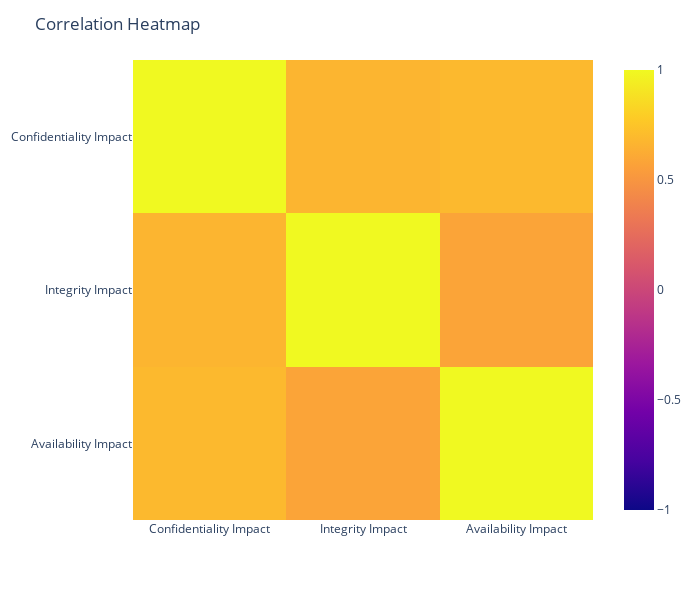

The cell this chart's notebook holds for it:
### Code cell
dt_analyzer.check_correlation(processed_df, "ConfidentialityImpactNumeric", "IntegrityImpactNumeric")
column_display_info = [
    {"column_name": "ConfidentialityImpactNumeric", "display_name": "Confidentiality Impact"},
    {"column_name": "IntegrityImpactNumeric", "display_name": "Integrity Impact"},
    {"column_name": "AvailabilityImpactNumeric", "display_name": "Availability Impact"}
]
dt_analyzer.show_correlation_matrix_heatmap(processed_df, column_display_info, 700, 600)

### Figure 1 — Plotly figure (JSON) as saved in the notebook; plotly's stock layout.template omitted (floating-point values rounded to 4 significant figures)
{"data": [{"coloraxis": "coloraxis", "hovertemplate": "x: %{x}<br>y: %{y}<br>color: %{z}<extra></extra>", "name": "0", "type": "heatmap", "x": ["Confidentiality Impact", "Integrity Impact", "Availability Impact"], "xaxis": "x", "y": ["Confidentiality Impact", "Integrity Impact", "Availability Impact"], "yaxis": "y", "z": [[1, 0.6708, 0.6881], [0.6708, 1, 0.58], [0.6881, 0.58, 1]]}], "layout": {"coloraxis": {"cmax": 1, "cmin": -1, "colorscale": [[0, "#0d0887"], [0.1111, "#46039f"], [0.2222, "#7201a8"], [0.3333, "#9c179e"], [0.4444, "#bd3786"], [0.5556, "#d8576b"], [0.6667, "#ed7953"], [0.7778, "#fb9f3a"], [0.8889, "#fdca26"], [1, "#f0f921"]]}, "height": 600, "margin": {"t": 60}, "title": {"text": "Correlation Heatmap"}, "width": 700, "xaxis": {"anchor": "y", "constrain": "domain", "domain": [0, 1], "scaleanchor": "y"}, "yaxis": {"anchor": "x", "autorange": "reversed", "constrain": "domain", "domain": [0, 1]}}}
